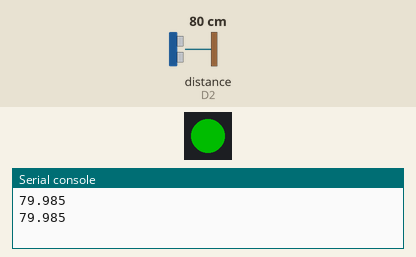
This program was run on a simulated CircuitPython board. Parts: 1 RGB LEDs in strip order, left to right, the last lines printed to the serial console. The inputs (shaded band) are chosen by the test bench; at power-on: distance to the obstacle (sensor on D2) 80 cm. The echo pulse lasts 58.3 µs per cm; dim RGB values are drawn brighter than linear.

Above: at 1.2 s.
1.3 s: distance to the obstacle (sensor on D2) set to 23 cm
3.5 s: distance to the obstacle (sensor on D2) set to 18 cm
At 4.8 s:
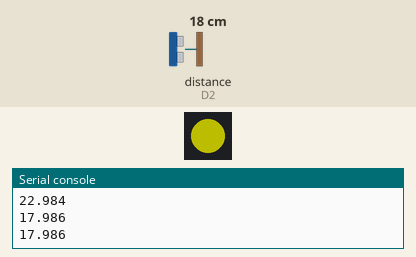
5.6 s: distance to the obstacle (sensor on D2) set to 7 cm
7.7 s: distance to the obstacle (sensor on D2) set to 4 cm
At 8.8 s:
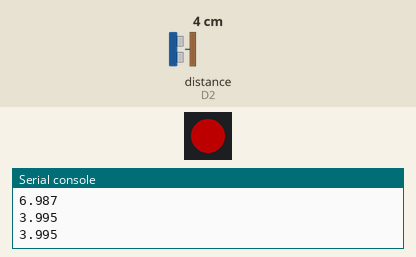
9.8 s: distance to the obstacle (sensor on D2) set to 9 cm
At 11.9 s:
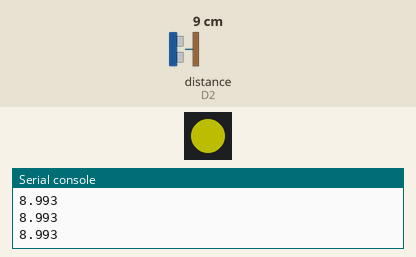
12.2 s: distance to the obstacle (sensor on D2) set to 2 cm
At 14.3 s:
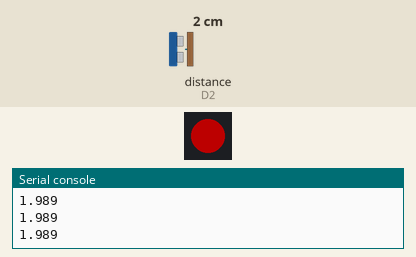
Timing chart, 0 to 15.6 s (numbered marks = the images above; inputs shaded):
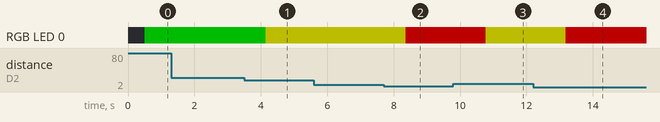

Measured:
- the behaviour switches between 21 and 20 cm on distance to the obstacle (sensor on D2) (found by bisection; images 0 and 1)
- the behaviour switches between 6 and 5 cm on distance to the obstacle (sensor on D2) (found by bisection; images 1 and 2)
- after the input at 3.5 s, RGB LED 0: RGB(0, 76, 0) → RGB(76, 76, 0) after 0.65 s
- after the input at 7.7 s, RGB LED 0: RGB(76, 76, 0) → RGB(76, 0, 0) after 0.67 s
- after the input at 9.8 s, RGB LED 0: RGB(76, 0, 0) → RGB(76, 76, 0) after 0.98 s
- after the input at 12.2 s, RGB LED 0: RGB(76, 76, 0) → RGB(76, 0, 0) after 0.99 s

The program:

CircuitPython_Distance_Sensor-Grahamgilb.py
```python
#Mason Divers
#Distance sensor that changes the color of the Neopixel based on distance.
#Thanks Grant for part of the code.
import time
import board
import adafruit_hcsr04
import neopixel

sonar = adafruit_hcsr04.HCSR04(trigger_pin=board.D3, echo_pin=board.D2)
Grant = neopixel.NeoPixel(board.NEOPIXEL, 1)#connecting the neopixel on the board to the code
Grant.brightness = .3  #setting the brightness of the light, from 0-1 brightness

while True:
    try:
        cm = sonar.distance
        print((sonar.distance))
        time.sleep(0.5)
        if cm < 5:
            Grant.fill((255, 0, 0))#setting the color with RGB values
        if cm > 5 and cm < 20:
            Grant.fill((255, 255, 0))#setting the color with RGB values
        if cm > 20:
            Grant.fill((0, 255, 0))#setting the color with RGB values
    except RuntimeError:
        print("Retrying!")
    time.sleep(0.1)
```
